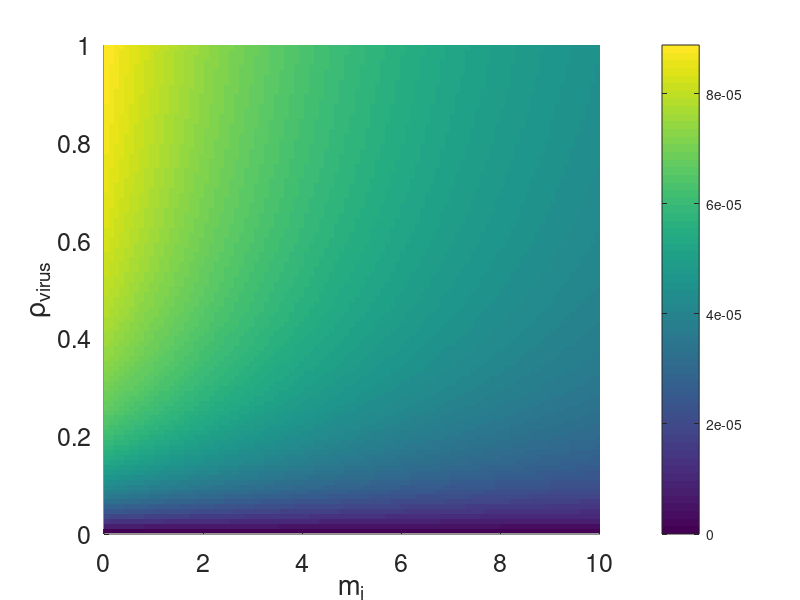

Here is the MATLAB script that generated this plot:

	
Vvoxel = 20*20*20;

m_half = 10;
rho_max = 0.125;
rho_half = 0.125;
u_Evirus = 0.0001;
IC_50_IFN = 3;
    
IFN_internal = 0;
u_Evirus_IFN = u_Evirus*(1-IFN_internal/(IC_50_IFN+IFN_internal));


rho_virus_vec = linspace(0,1,100);
m_i_vec = linspace(0,10,100);

for ii = 1:100
    rho_virus = rho_virus_vec(ii);
    for jj = 1:100
        m_i = m_i_vec(jj);
        if rho_virus<1e-6
            uptake_rates(ii,jj) = 0;
        else
            uptake_rates(ii,jj) = u_Evirus_IFN*(rho_virus/(rho_half+rho_virus))*(m_half/(m_i+m_half));
        end

    end
end

[m_i_mat,rho_virus_mat] = meshgrid(m_i_vec,rho_virus_vec);

figure
hold on 
surf(m_i_mat,rho_virus_mat, uptake_rates,'EdgeColor','none')
colorbar
ylabel('\rho_{virus}')
xlabel('m_i')
set(gca,'FontSize',18)